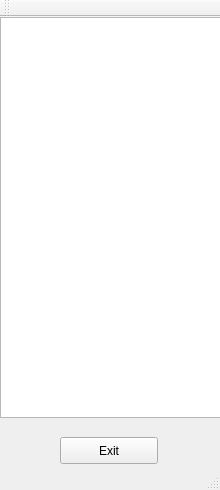
<?xml version="1.0" encoding="UTF-8"?>
<ui version="4.0">
 <class>mainwindow</class>
 <widget class="QMainWindow" name="mainwindow">
  <property name="geometry">
   <rect>
    <x>0</x>
    <y>0</y>
    <width>220</width>
    <height>490</height>
   </rect>
  </property>
  <property name="windowTitle">
   <string>mainwindow</string>
  </property>
  <widget class="QWidget" name="centralWidget">
   <widget class="QPushButton" name="pushButton">
    <property name="geometry">
     <rect>
      <x>60</x>
      <y>420</y>
      <width>98</width>
      <height>27</height>
     </rect>
    </property>
    <property name="text">
     <string>Exit</string>
    </property>
   </widget>
   <widget class="QTableWidget" name="tableWidget">
    <property name="geometry">
     <rect>
      <x>0</x>
      <y>0</y>
      <width>221</width>
      <height>401</height>
     </rect>
    </property>
    <property name="editTriggers">
     <set>QAbstractItemView::NoEditTriggers</set>
    </property>
   </widget>
  </widget>
  <widget class="QMenuBar" name="menuBar">
   <property name="geometry">
    <rect>
     <x>0</x>
     <y>0</y>
     <width>220</width>
     <height>25</height>
    </rect>
   </property>
  </widget>
  <widget class="QToolBar" name="mainToolBar">
   <attribute name="toolBarArea">
    <enum>TopToolBarArea</enum>
   </attribute>
   <attribute name="toolBarBreak">
    <bool>false</bool>
   </attribute>
  </widget>
  <widget class="QStatusBar" name="statusBar"/>
 </widget>
 <layoutdefault spacing="6" margin="11"/>
 <resources/>
 <connections/>
</ui>
